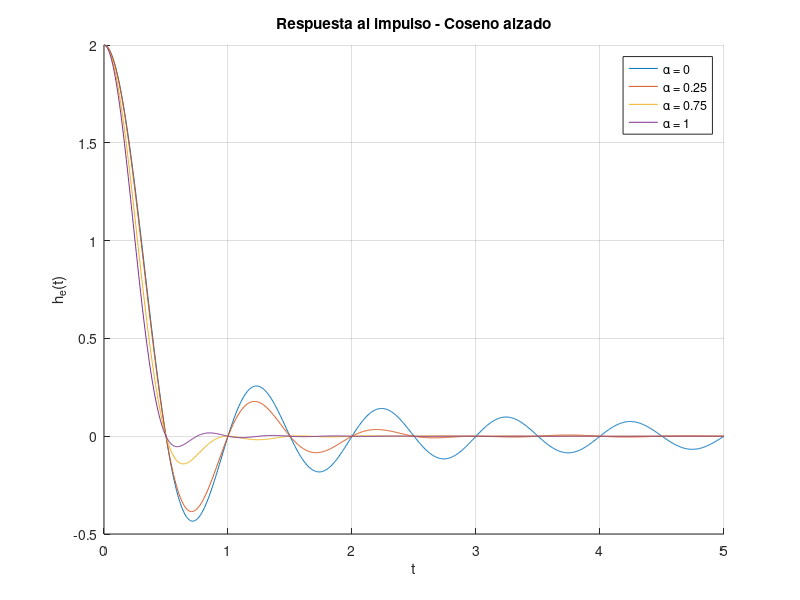
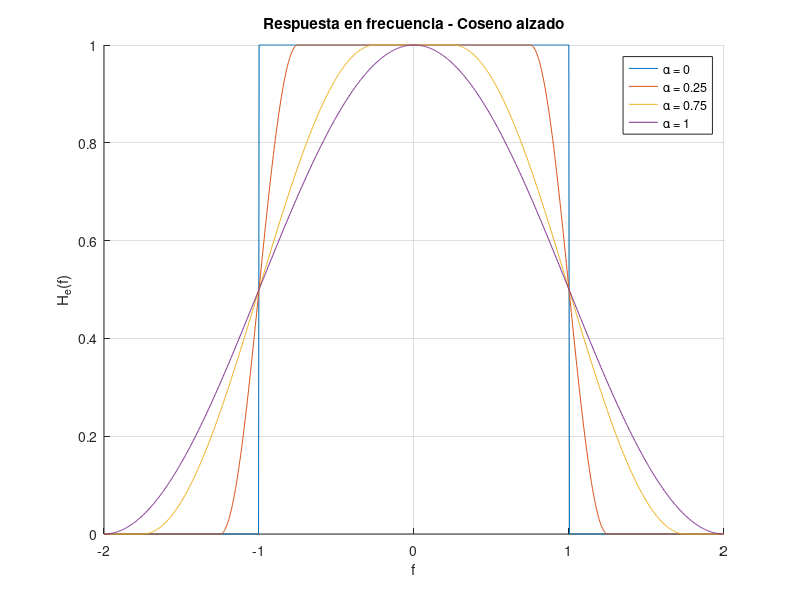

The MATLAB source for these figures, in order: (Note: this script raises an error after producing the figures.)
close all;

% Parámetros
f0 = 1;                 % Frecuencia base
alphas = [0 0.25 0.75 1];

% Ancho de banda total
B = @(alpha) f0*(1+alpha);   % es como un B(alpha) = f0*(1+alpha)

% Ejes
t = linspace(0, 5, 1000);    % t >= 0
f = linspace(-2, 2, 1000);   % luego se escala con B

%% FIGURA RESPUESTA AL IMPULSO
figure;
hold on;

for a = alphas
    
    f_delta = a * f0;
    
    % Evitar división por cero
    h = zeros(size(t));
    
    for i = 1:length(t)
        if t(i) == 0
            h(i) = 2*f0;
        elseif abs(t(i)) == 1/(4*f_delta) && a ~= 0
            % Caso especial (evita infinito)
            h(i) = (pi*f0/2)*sin(pi/(2*a));
        else
            h(i) = 2*f0 * ...
                (sin(2*pi*f0*t(i))/(2*pi*f0*t(i))) * ...
                (cos(2*pi*f_delta*t(i)) / (1 - (4*f_delta*t(i))^2));
        end
    end
    
    plot(t, h, 'DisplayName', ['\alpha = ' num2str(a)]);
end

title('Respuesta al impulso - Coseno alzado');
xlabel('t');
ylabel('h_e(t)');
legend;
grid on;

%% FIGURA RESPUESTA EN FRECUENCIA
figure;
hold on;

for a = alphas
    
    B_val = f0*(1+a);
    f_delta = a*f0;
    f1 = f0 - f_delta;
    
    H = zeros(size(f));
    
    for i = 1:length(f)
        if abs(f(i)) < f1
            H(i) = 1;
        elseif abs(f(i)) >= f1 && abs(f(i)) <= B_val
            H(i) = 0.5 * (1 + cos(pi*(abs(f(i)) - f1)/(2*f_delta)));
        else
            H(i) = 0;
        end
    end
    
    plot(f, H, 'DisplayName', ['\alpha = ' num2str(a)]);
end

title('Respuesta en frecuencia - Coseno alzado');
xlabel('f');
ylabel('H_e(f)');
legend;
grid on;


%% Parámetros
Nbits = 1e2;        % 10^2 bits
alpha_vals = [0 0.25 0.75 1];
sps = 15;            % 15 muestras por símbolo (oversampling)
span = 6;           % 6 duración del filtro en símbolos
SNR = 40;           % 40 dB (puedes variar)

% Generar bits NRZ-L
bits = randi([0 1], 1, Nbits);
symbols = 2*bits - 1;   % NRZ-L: 0→-1, 1→+1

% Loop para distintos alpha
for a = alpha_vals
    
    % Filtro coseno alzado
    rrc = rcosdesign(a, span, sps, 'normal');  
    
    % Upsampling
    upsampled = upsample(symbols, sps);
    
    % Filtrado (forma del pulso)
    tx = conv(upsampled, rrc, 'same');
    
    % Canal AWGN
    rx = awgn(tx, SNR, 'measured');
    
    % Figura
    figure;
    eyediagram(rx, 2*sps);  % 2 símbolos por ventana
    
    title(['Diagrama de ojo (alpha = ' num2str(a) ')']);
end

%%% Bajar frec de muestreo -> bajar sps
